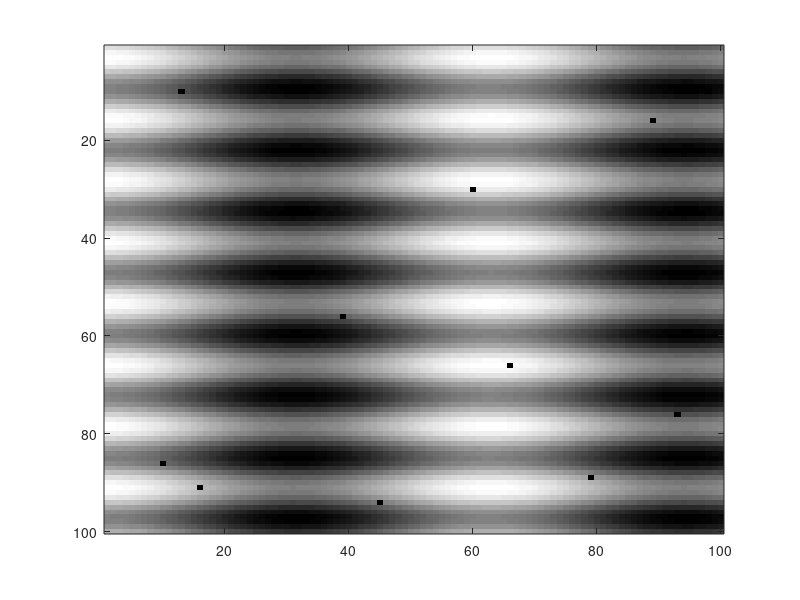
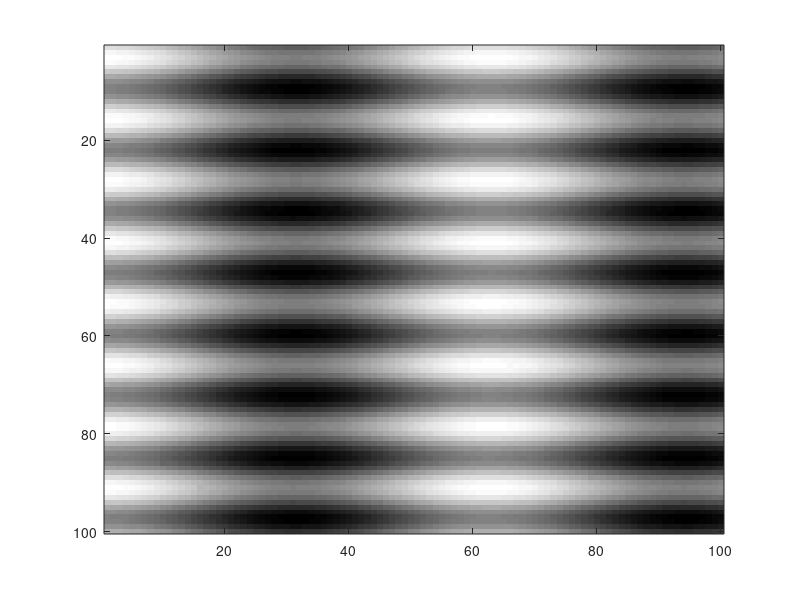

Source code (MATLAB) for these figures, in order:
% Exercise 2 part 2
load('CCD.MAT');
imagesc(C,[3,7]), colormap('gray')
for i=2:99
    for j=2:99
        if(C(i,j) == 0)
            C(i,j) = median(median(C(-1+i:i+1,-1+j:1+j)));
        end
    end
end
%D )
figure(2)
imagesc(C,[3,7]), colormap('gray')

